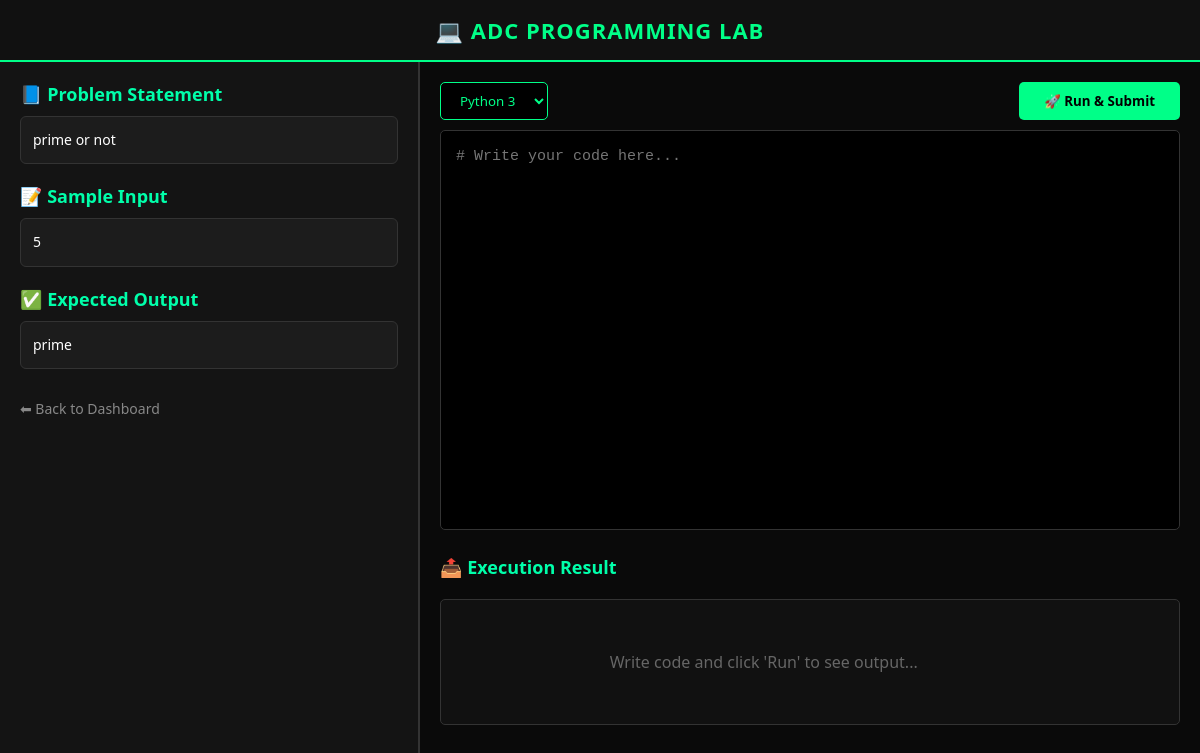
The app's page /compiler/1 (signed in) with its own data.
### tables this page shows
CREATE TABLE tasks(
                id INTEGER PRIMARY KEY AUTOINCREMENT,
                question TEXT,
                sample_input TEXT,
                sample_output TEXT,
                class_id INTEGER,
                created_time TEXT,
                expiry_time TEXT);

### app.py (the view, shortened to what this page needs)
@app.route("/compiler/<int:task_id>", methods=["GET","POST"])
def compiler(task_id):
    if "student_id" not in session: return redirect("/")
    conn = sqlite3.connect(DB); c = conn.cursor()
    c.execute("SELECT * FROM tasks WHERE id=?", (task_id,))
    task = c.fetchone()
    if request.method == "GET":
        session['start_time'] = datetime.datetime.now().timestamp()
    now = datetime.datetime.now()
    today = str(now.date())
    result = ""; submitted_code = ""
    conn.close()
    return render_template("compiler.html", task=task, result=result, code=submitted_code)

### templates/compiler.html (shortened to what this page needs)
<!DOCTYPE html>
<html>
<head>
</head>
<body>
<h2>💻 ADC Programming Lab</h2>
<div class="container">
    <div class="left">
        <h3>📘 Problem Statement</h3>
        <div class="box">{{ task[1] if task else 'No task assigned.' }}</div>
        <h4>📝 Sample Input</h4>
        <div class="box">{{ task[2] if task else 'N/A' }}</div>
        <h4>✅ Expected Output</h4>
        <div class="box">{{ task[3] if task else 'N/A' }}</div>
        <a href="/student" class="back-link">⬅ Back to Dashboard</a>
    </div>
    <div class="right">
        <form method="POST">
            <div class="controls">
                <select name="language">
                    <option value="python">Python 3</option>
                </select>
                <button type="submit" class="run-btn">🚀 Run & Submit</button>
            </div>
            <textarea name="code" id="editor" placeholder="# Write your code here..." spellcheck="false">{% if code %}{{ code }}{% endif %}</textarea>
        </form>
        <h3 style="margin-top:20px;">📤 Execution Result</h3>
        <div class="output-container">
            {% if result %}
                {% if "Correct" in result or "Attendance Marked" in result %}
                    <div class="success">{{ result }}</div>
                {% else %}
                    <div class="fail">{{ result }}</div>
                {% endif %}
            {% else %}
                <span style="color: #666;">Write code and click 'Run' to see output...</span>
            {% endif %}
        </div>
    </div>
</div>
</body>
</html>

### templates/compiler.html (style rules this page uses)
* { margin:0; padding:0; box-sizing:border-box; font-family: 'Segoe UI', Consolas, monospace; }
body { background:#0f0f0f; color:#00ff88; min-height:100vh; }
h2 { text-align:center; padding:15px; background:#111; border-bottom:2px solid #00ff88; letter-spacing:1px; text-transform: uppercase; font-size: 22px; }
.container { display:flex; min-height:calc(100vh - 60px); }
.left { width:35%; padding:20px; border-right:2px solid #333; background:#141414; overflow-y: auto; }
.right { width:65%; padding:20px; background:#0a0a0a; }
h3, h4 { margin-bottom:10px; color:#00ffaa; font-size: 18px; }
.box { background:#1c1c1c; padding:12px; border-radius:6px; margin-bottom:20px; color:#ffffff; white-space: pre-wrap; border: 1px solid #333; font-size: 14px; line-height: 1.6; }
.controls { display: flex; justify-content: space-between; align-items: center; margin-bottom: 10px; }
select { padding:8px 15px; border-radius:5px; border:1px solid #00ff88; background:#000; color:#00ff88; cursor: pointer; outline: none; }
.run-btn { padding:10px 25px; background:#00ff88; border:none; border-radius:5px; font-weight:bold; cursor:pointer; transition:0.3s; color: #000; }
textarea { width:100%; height:400px; background:#000; color:#d1d1d1; border:1px solid #333; padding:15px; font-size:15px; border-radius:5px; outline:none; resize:none; line-height: 1.5; font-family: 'Consolas', 'Courier New', monospace; }
.output-container { margin-top:20px; background:#111; padding:15px; border-radius:5px; border:1px solid #333; min-height:80px; color:#fff; white-space: pre-wrap; font-family: 'Consolas', monospace; }
.back-link { display:inline-block; margin-top: 10px; color:#888; text-decoration:none; font-size: 14px; }

### records on screen
tasks: question "prime or not", sample_input "5", sample_output "prime"
